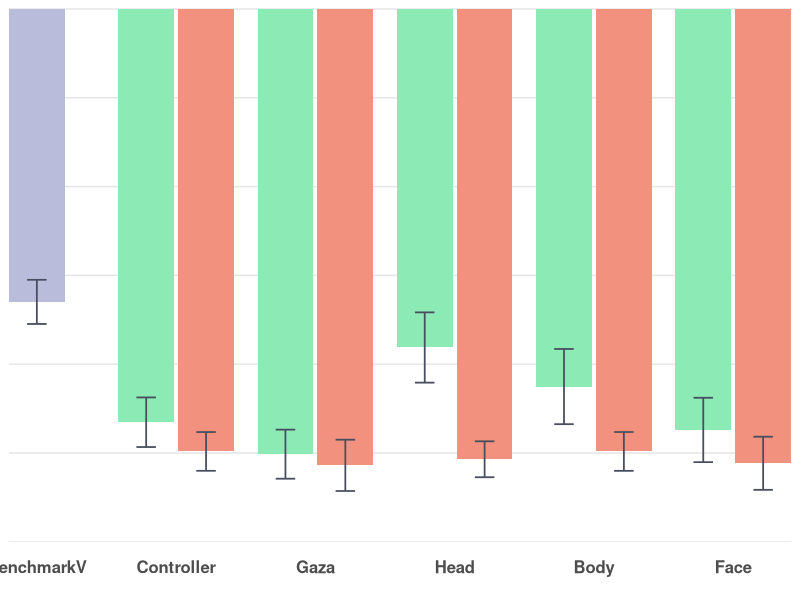
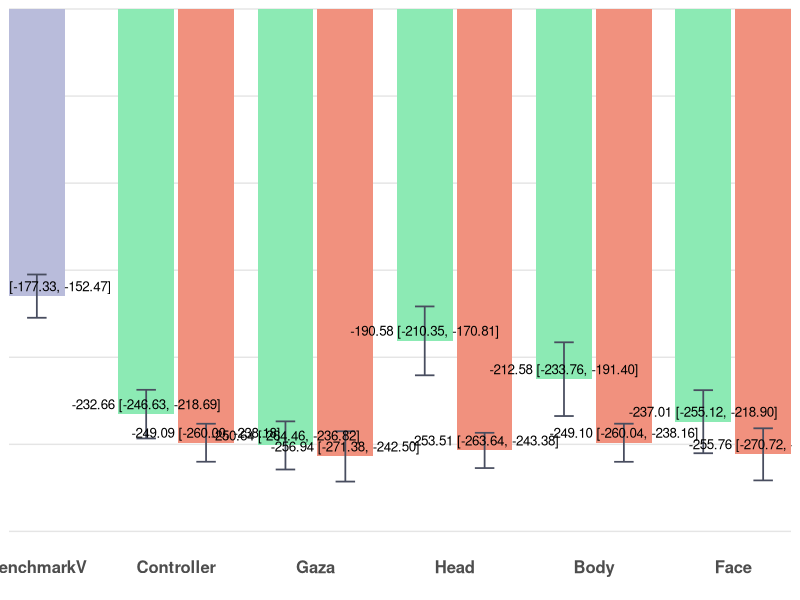

R code for these plots, in order:
# ================= Packages =================
if (!require(ggplot2)) install.packages("ggplot2")
library(ggplot2)

# ================= Data =================
bench_mean <- -164.90; bench_sd <- 33.30

dat <- data.frame(
  Category = c("BenchmarkV",
               "Controller","Controller",
               "Gaza","Gaza",
               "Head","Head",
               "Body","Body",
               "Face","Face"),
  slot     = c("C",
               "L","R",
               "L","R",
               "L","R",
               "L","R",
               "L","R"),
  series   = c("BenchmarkV",
               "Easy","Hard",
               "Easy","Hard",
               "Easy","Hard",
               "Easy","Hard",
               "Easy","Hard"),
  mean     = c(bench_mean,
               -232.66, -249.09,  # Controller: Easy, Hard
               -250.64, -256.94,  # Gaza: Easy, Hard
               -190.58, -253.51,  # Head: Easy, Hard
               -212.58, -249.10,  # Body: Easy, Hard
               -237.01, -255.76), # Face: Easy, Hard
  sd       = c(bench_sd,
               37.42, 29.22,      # Controller: Easy, Hard
               37.02, 38.67,      # Gaza: Easy, Hard
               52.95, 27.12,      # Head: Easy, Hard
               56.72, 29.29,      # Body: Easy, Hard
               48.51, 40.06),     # Face: Easy, Hard
  stringsAsFactors = FALSE
)

# 固定横轴顺序
dat$Category <- factor(dat$Category,
  levels = c("BenchmarkV","Controller","Gaza","Head","Body","Face"))
dat$slot   <- factor(dat$slot, levels = c("L","C","R"))
dat$series <- factor(dat$series, levels = c("Easy","BenchmarkV","Hard"))

# ================= 手动定位（确保居中+相邻柱体有间距） =================
# 以每个类目的中心为整数(1,2,3,...)，在左右各偏移 delta；两柱宽度为 bar_w
group_w <- 0.8               # 每个类目总体占宽（<1 避免挤到相邻类目）
bar_w   <- group_w / 2       # 0.4  柱体宽度保持不变
delta   <- group_w / 4       # 0.2  基础偏移
gap     <- 0.03              # 相邻柱体间距（几个像素）

# 对于非BenchmarkV类别，L和R之间增加间距
offset_map <- c(L = -delta - gap/2, C = 0, R = +delta + gap/2)

x_base <- as.numeric(dat$Category)
dat$x  <- x_base + unname(offset_map[as.character(dat$slot)])

# ================= 配色方案 =================
col_easy  <- "#8CEAB4"      # Easy
col_hard  <- "#F1917E"      # Hard
col_bench <- "#B9BCDB"      # BenchmarkV

err_col   <- "#484D5F"

theme_base <- theme_minimal(base_size = 13) +
  theme(
    legend.position    = "none",
    panel.background   = element_rect(fill = "#FFFFFF", color = NA),  # 白底
    plot.background    = element_rect(fill = "#FFFFFF", color = NA),  # 白底
    panel.grid.major   = element_blank(),  # 去除所有网格线
    panel.grid.minor   = element_blank(),  # 去除所有网格线
    panel.grid.major.x = element_blank(),
    panel.grid.minor.x = element_blank(),
    panel.grid.major.y = element_blank(),
    panel.grid.minor.y = element_blank(),
    axis.ticks.x       = element_blank(),  # 去除x轴刻度线（底部灰色竖线）
    axis.ticks.y       = element_blank(),  # 去除y轴刻度线（左侧竖着的刻度线）
    axis.line.x        = element_blank(),  # 去除x轴线（底部灰色竖线）
    axis.line.y        = element_blank(),  # 去除y轴线（左侧竖线）
    axis.text.x        = element_text(size = 12, face = "bold", 
                                       margin = margin(t = 10, b = 10)),  # 底部文字距离坐标轴更远
    axis.text.y        = element_text(size = 11),
    axis.title         = element_blank()
  )

# ================= 95% 置信区间计算 =================
n <- 30  # 样本量
df <- n - 1  # 自由度 = 29
t_critical <- qt(0.975, df)  # t分布临界值（95% CI，双尾）
# 计算95% CI的误差范围
dat$ci_margin <- t_critical * (dat$sd / sqrt(n))

# y 轴：根据数据特点确定范围（负数范围，-300到0，主要刻度间隔为 50）
y_bottom <- -300
y_top    <- 0
y_breaks <- seq(y_bottom, y_top, by = 50)  # -300, -250, -200, -150, -100, -50, 0

# x 轴：用数值坐标，刻度放在每个类目中心
x_breaks <- seq_along(levels(dat$Category))
x_labels <- levels(dat$Category)

# ================= 图1：不带标注 =================
p1 <- ggplot(dat, aes(x = x, y = mean, fill = series)) +
  # 手动添加 -300到0 的水平坐标线
  geom_hline(yintercept = y_breaks, color = "#E5E5E5", linewidth = 0.5) +
  geom_col(width = bar_w, position = "identity", colour = NA) +
  geom_errorbar(aes(ymin = mean - ci_margin, ymax = mean + ci_margin),
                width = bar_w * 0.35, color = err_col, linewidth = 0.6,
                position = "identity") +
  scale_fill_manual(values = c(Easy = col_easy, BenchmarkV = col_bench, Hard = col_hard)) +
  scale_y_continuous(breaks = y_breaks, minor_breaks = NULL, trans = "reverse") +
  scale_x_continuous(breaks = x_breaks, labels = x_labels, expand = c(0, 0)) +
  coord_cartesian(ylim = c(y_bottom, y_top), expand = 0) +
  theme_base

# ================= 图2：带"均值 (95% CI)"标注 =================
lab_df <- transform(dat, label = sprintf("%.2f [%.2f, %.2f]", mean, 
                                          mean - ci_margin, mean + ci_margin))

p2 <- ggplot(dat, aes(x = x, y = mean, fill = series)) +
  # 手动添加 -300到0 的水平坐标线
  geom_hline(yintercept = y_breaks, color = "#E5E5E5", linewidth = 0.5) +
  geom_col(width = bar_w, position = "identity", colour = NA) +
  geom_errorbar(aes(ymin = mean - ci_margin, ymax = mean + ci_margin),
                width = bar_w * 0.35, color = err_col, linewidth = 0.6,
                position = "identity") +
  geom_text(data = lab_df, aes(label = label),
            vjust = -0.5, size = 3.4, position = "identity") +
  scale_fill_manual(values = c(Easy = col_easy, BenchmarkV = col_bench, Hard = col_hard)) +
  scale_y_continuous(breaks = y_breaks, minor_breaks = NULL, trans = "reverse") +
  scale_x_continuous(breaks = x_breaks, labels = x_labels, expand = c(0, 0)) +
  coord_cartesian(ylim = c(y_bottom * 1.02, y_top), expand = 0) +
  theme_base

# 保存文件
ggsave("no_labels/performance_sal_no_labels.png", p1, width = 8, height = 4.2, dpi = 300, bg = "white")
ggsave("with_labels/performance_sal_with_labels.png", p2, width = 8, height = 4.6, dpi = 300, bg = "white")
